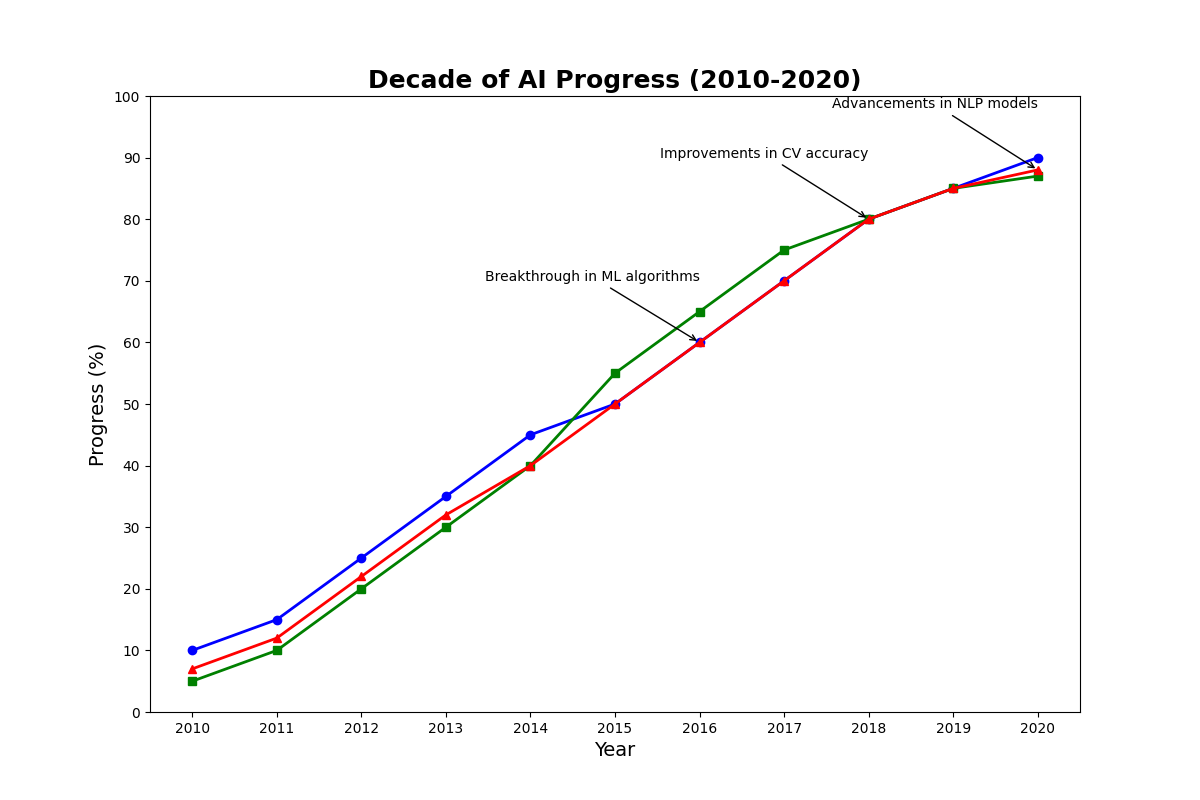

Write Python code to recreate this figure.
import matplotlib.pyplot as plt
import numpy as np

# Define the years from 2010 to 2020
years = np.arange(2010, 2021)

# Progress of AI technologies (percentage)
machine_learning = [10, 15, 25, 35, 45, 50, 60, 70, 80, 85, 90]
computer_vision = [5, 10, 20, 30, 40, 55, 65, 75, 80, 85, 87]
natural_language_processing = [7, 12, 22, 32, 40, 50, 60, 70, 80, 85, 88]

# Plot setup
plt.figure(figsize=(12, 8))

# Plot lines for each AI technology
plt.plot(years, machine_learning, marker='o', color='blue', linestyle='-', linewidth=2)
plt.plot(years, computer_vision, marker='s', color='green', linestyle='-', linewidth=2)
plt.plot(years, natural_language_processing, marker='^', color='red', linestyle='-', linewidth=2)

# Highlight key milestones
plt.annotate('Breakthrough in ML algorithms', xy=(2016, machine_learning[6]), xytext=(2016, machine_learning[6] + 10),
            arrowprops=dict(facecolor='black', arrowstyle='->'), fontsize=10, ha='right')
plt.annotate('Improvements in CV accuracy', xy=(2018, computer_vision[8]), xytext=(2018, computer_vision[8] + 10),
            arrowprops=dict(facecolor='black', arrowstyle='->'), fontsize=10, ha='right')
plt.annotate('Advancements in NLP models', xy=(2020, natural_language_processing[10]), xytext=(2020, natural_language_processing[10] + 10),
            arrowprops=dict(facecolor='black', arrowstyle='->'), fontsize=10, ha='right')

# Title, labels
plt.title('Decade of AI Progress (2010-2020)', fontsize=18, fontweight='bold')
plt.xlabel('Year', fontsize=14)
plt.ylabel('Progress (%)', fontsize=14)
plt.xticks(years)
plt.yticks(range(0, 101, 10))

# Show plot
plt.show()
